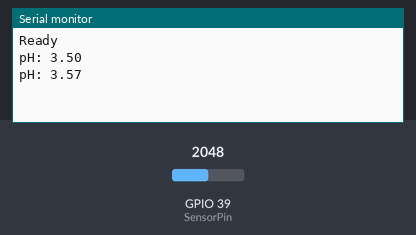
Recording of a sketch running on a simulated ESP32. Parts: the last lines printed to the serial monitor. The inputs (shaded band) are chosen by the test bench; at power-on: GPIO 39 (SensorPin) = 2048.

Above: at 2.8 s.
2.9 s: GPIO 39 (SensorPin) set to 2866
At 5.2 s:
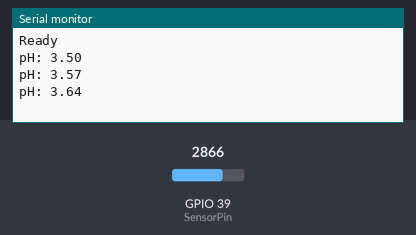
5.6 s: GPIO 39 (SensorPin) set to 3603
At 6.7 s:
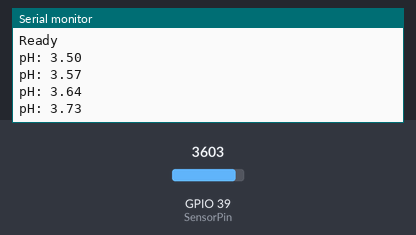
Timing chart, 0 to 8.6 s (numbered marks = the images above; inputs shaded):
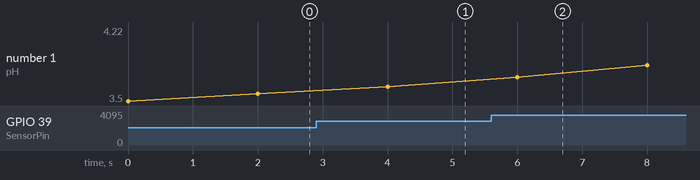

Measured:
- plotted number 1: 3.64 → 4.22 after the input at 5.6 s

The sketch:

phmeterv2.ino
```cpp
#define SensorPin 39  // pH meter Analog output to Arduino Analog Input 0
const float slope = 6.0 / 3.8; // slope calculated from calibration points
const float intercept = 3.5; // y-intercept calculated from calibration points

#define ArrayLenth 40           // times of collection
int pHArray[ArrayLenth];        // Store the average value of the sensor feedback
int pHArrayIndex = 0;

// average pH analog readings
double avergearray(int* arr, int number) {
  int i;
  int max, min;
  double avg;
  long amount = 0;
  if (number <= 0) {
    Serial.println("Error number for the array to avraging!/n");
    return 0;
  }
  if (number < 5) {  //less than 5, calculated directly statistics
    for (i = 0; i < number; i++) {
      amount += arr[i];
    }
    avg = amount / number;
    return avg;
  } else {
    if (arr[0] < arr[1]) {
      min = arr[0];
      max = arr[1];
    } else {
      min = arr[1];
      max = arr[0];
    }
    for (i = 2; i < number; i++) {
      if (arr[i] < min) {
        amount += min;  //arr<min
        min = arr[i];
      } else {
        if (arr[i] > max) {
          amount += max;  //arr>max
          max = arr[i];
        } else {
          amount += arr[i];  //min<=arr<=max
        }
      }  //if
    }    //for
    avg = (double)amount / (number - 2);
  }  //if
  return avg;
}

void setup(){
  Serial.begin(115200);  pinMode(15, INPUT);
  Serial.println("Ready");    // Test the serial monitor
}

void loop() {
   pHArray[pHArrayIndex++] = analogRead(SensorPin);               // Read the raw value
   if (pHArrayIndex == ArrayLenth) pHArrayIndex = 0;
  float voltage = avergearray(pHArray, ArrayLenth) * (3.3 / 4095.0);   // Convert raw value to voltage
  float pHValue = slope * voltage + intercept;        // Convert voltage to pH using the equation

  Serial.print("pH: ");
  Serial.println(pHValue, 2); // Print pH value with 2 decimal places
 // digitalWrite(13, HIGH);
  delay(2000);
 // digitalWrite(13, LOW);
}
```
